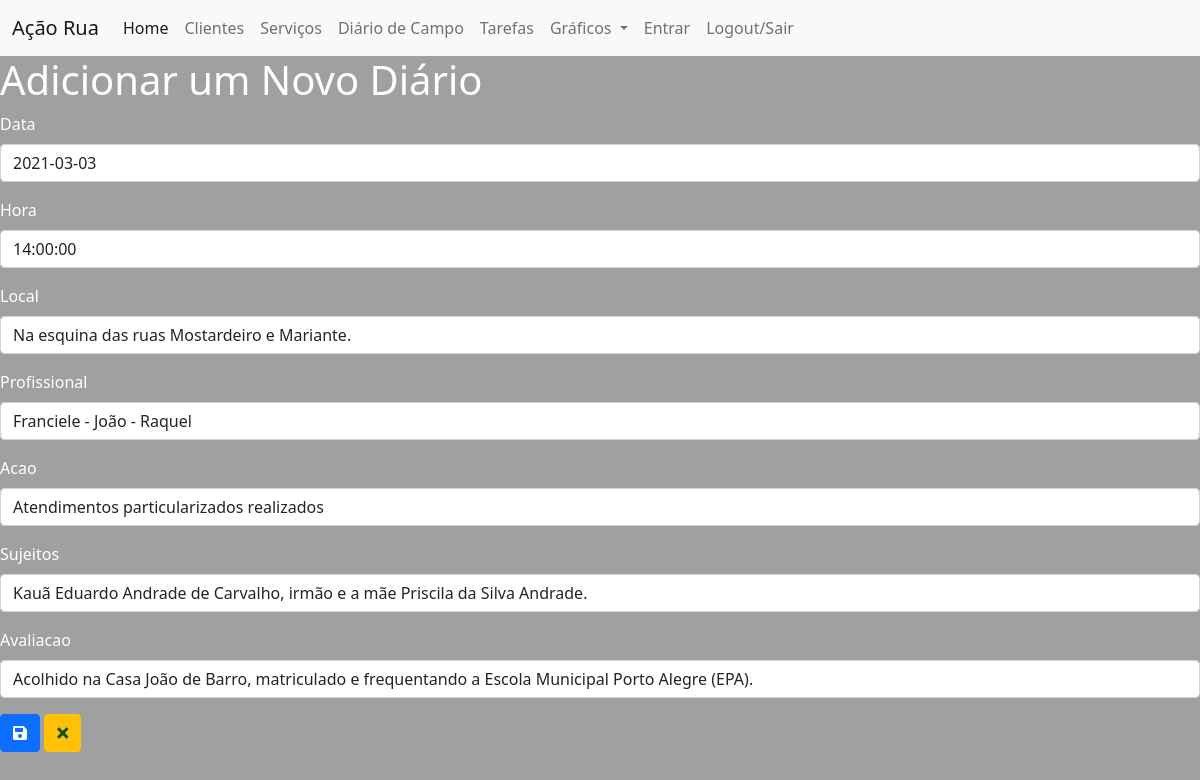
The page /1/updated/ on the database its author committed.
### diario/models.py (models this page shows, shortened)
class Diario(models.Model):
    data = models.DateField()
    hora = models.TimeField()
    local = models.CharField(max_length=200)
    profissional = models.CharField(max_length=50)
    acao = models.CharField(max_length=300)
    sujeitos = models.CharField(max_length=350)
    avaliacao = models.CharField(max_length=400)

### diario/views.py (the view)
# urls.py: path('<int:pk>/updated/', UpdateDiarioView.as_view(), name='upd_diario'),
class UpdateDiarioView(UpdateView):
    model = Diario
    template_name = 'diario_form.html'
    fields = ['data', 'hora', 'local', 'profissional', 'acao', 'sujeitos', 'avaliacao']
    success_url = reverse_lazy('listadiario')

### diario/templates/diario_form.html (shortened to what this page needs)
{% extends 'base.html' %}
{% load bootstrap4 %}
{% block content %}
<h1>Adicionar um Novo Diário</h1>
<form method="post">
    {% bootstrap_form form %}
    {% buttons %}
    <button type="submit" class="btn btn-primary"><span><i class="fas fa-save"></i></span></button>
    <button type="button" class="btn btn-warning">
        <a href="{% url 'listadiario' %}"><span><i class="fas fa-times"></i></span></a>
    </button>
    {% endbuttons %}
</form>
{% endblock %}

### core/static/css/estilos.css (style rules this page uses)
body { background-color: #a0a0a0; color: #ffffff; }
a { text-decoration: none; color: #13520E; }

### rows shown on the page
Diario: data "2021-03-03", hora "14:00:00", local "Na esquina das ruas Mostardeiro e Mariante.", profissional "Franciele - João - Raquel", acao "Atendimentos particularizados realizados", sujeitos "Kauã Eduardo Andrade de Carvalho, irmão e a mãe Priscila da Silva Andrade.", avaliacao "Acolhido na Casa João de Barro, matriculado e frequentando a Escola Municipal Porto Alegre (EPA)."
